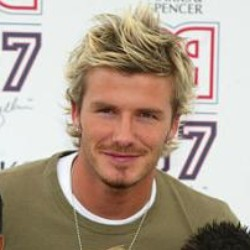
#> input picture Photos/Beckham/David_Beckham_0001.jpg, 250 x 250 px; its folder holds only this picture in this run
$ python face_extraction.py
#> lines starting #> are read from the running program, lines starting #| are printed output that depends on the picture
import cv2
import os

# photoフォルダに入っているフォルダ名を抽出する。
SRC_DIR_PATH = "./Photos"
in_photos = os.listdir(SRC_DIR_PATH)
photo_folders = [f for f in in_photos if os.path.isdir(os.path.join(SRC_DIR_PATH, f))]

# 使用するカスケード分類器を読み込む。分類器を変えたいときは、Cascadesフォルダから、使用したい分類器を選ぶ。
cascade_path = "./Cascades/haarcascade_frontalface_default.xml"
cascade = cv2.CascadeClassifier(cascade_path)

# 抽出した顔画像のファイル名とラベルを記録するテキストファイル
file = open("path_label.txt", "w+")
file.close()

# ファイルセットを作成する。
label_id = 0
for folder in photo_folders:

    src_file_list = os.listdir(SRC_DIR_PATH + "/" + folder)   # 写真のリスト
    id = 0

    for file in src_file_list:
        # 不要なファイルに判定を行わない。
        if file.startswith(".") or file.endswith(".txt"):
            continue

        try:
            # 画像の読み込み
            image = cv2.imread(os.path.join(SRC_DIR_PATH + "/" + folder, file))
#> image is the input picture: shape (250, 250, 3); mean B, G, R 145.4, 160.3, 177
            # 画像を読み込めなかった場合は、処理をスキップ
            if image is None:
                continue
            # 最初からグレースケールであれば変換の必要なし
            if len(image.shape) == 2:
                image_gray = image
                continue
            # 上記の場合以外はグレースケール変換を行う。
            else:
                image_gray = cv2.cvtColor(image, cv2.COLOR_BGR2GRAY)
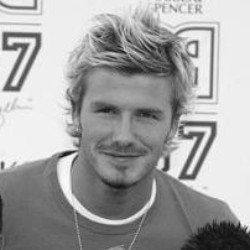
#> image_gray: shape (250, 250); min 13, max 254, mean 163.6
        except Exception as e:
            print(e, file)
            continue

        # 画像のスケール調整
        resize_image_gray = cv2.resize(image_gray, (512, 512))
        # 元画像とのスケール比
        scale_height = 512.0 / image.shape[0]
#> scale_height = 2.05
        scale_width = 512.0 / image.shape[1]
#> scale_width = 2.05

        print("グレースケール変換が終わりました。")
        minsize = (int(resize_image_gray.shape[0]*0.1), int(resize_image_gray.shape[1]*0.1))
#> minsize = (51, 51)

        try:
            print("顔画像を検出します。")
            # 顔領域の探索
            facerect = cascade.detectMultiScale(resize_image_gray, scaleFactor=1.11, minNeighbors=3, minSize=minsize)
#> facerect = [[139, 143, 234, 234]]

            # 検出領域が2つ以上ある場合も、検出できなかったことにする。
            if len(facerect) == 0 or len(facerect) > 1:
                print("検出できませんでした。")
                coutinue
            # 切り出し範囲
            for rect in facerect:
                min_height = int(rect[0]/scale_height)
                min_width = int(rect[1]/scale_width)
                max_height = int(rect[2]/scale_height) + min_height
                max_width = int(rect[3]/scale_width) + min_width
#> this loop made 1 pass
#> (rect, min_height, min_width, max_height, max_width) on pass 1: ([139, 143, 234, 234], 67, 69, 181, 183)

            # 抽出した顔画像の保管先
            DST_DIR_PATH = "./extracted_faces_" + folder + "/"
            if not os.path.exists(DST_DIR_PATH):
                os.makedirs(DST_DIR_PATH)
            # カラー画像として保存する。
            photo_saved = os.path.join(DST_DIR_PATH, "image_{}.jpg".format(str(id).zfill(4)))
            cv2.imwrite(photo_saved, image[min_height:max_height, min_width:max_width])
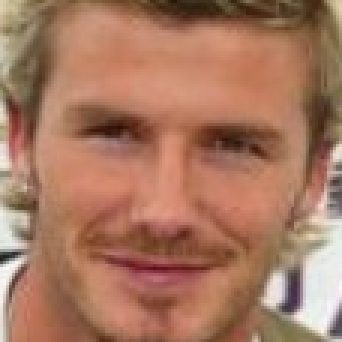
#> saved as image_0000.jpg: shape (114, 114, 3) (shown 3 times larger); mean B, G, R 96.4, 119.5, 167.5

            # 抽出した顔画像のファイル名とラベルをテキストファイルに記録
            with open("path_label.txt", "a") as file:
                file.write(photo_saved + " " + str(label_id) + "\n")

            id += 1

        except Exception as e:
            print(e)
    label_id += 1
#> pass 2 of the loop `for folder in photo_folders:`:
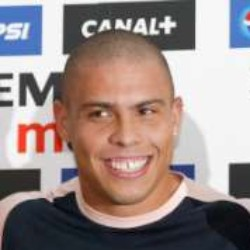
#> input picture Photos/Ronaldo/Ronaldo_Luis_Nazario_de_Lima_0001.jpg, 250 x 250 px
#> image is the input picture: shape (250, 250, 3); mean B, G, R 135.1, 137.7, 153
#> `image_gray = cv2.cvtColor(image, cv2.COLOR_BGR2GRAY)`:
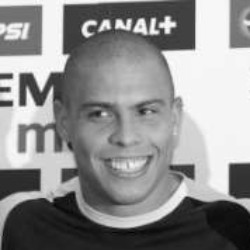
#> image_gray: shape (250, 250); min 1, max 255, mean 142
#> facerect = [[140, 141, 233, 233]]
#> the loop `for rect in facerect:` made 1 pass
#> (rect, min_height, min_width, max_height, max_width) on pass 1: ([140, 141, 233, 233], 68, 68, 181, 181)
#> `cv2.imwrite(photo_saved, image[min_height:max_height, min_width:max_wi..`:
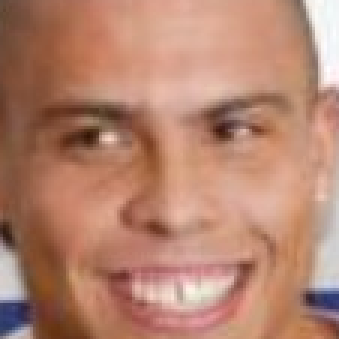
#> saved as image_0000.jpg: shape (113, 113, 3) (shown 3 times larger); mean B, G, R 111.2, 131.7, 181.4
